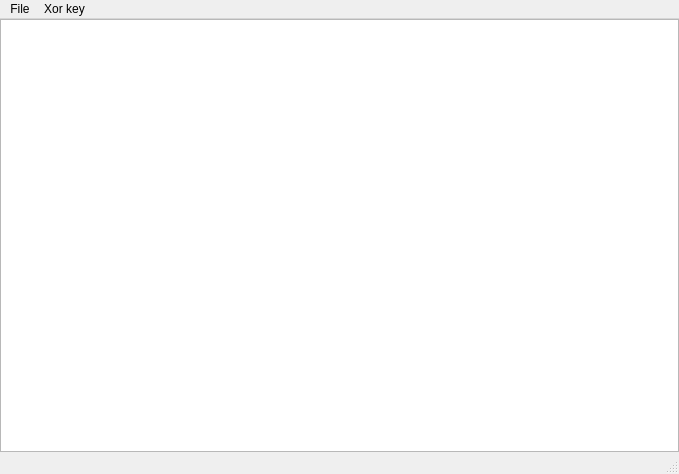
<?xml version="1.0" encoding="UTF-8"?>
<ui version="4.0">
 <class>wndMain</class>
 <widget class="QMainWindow" name="wndMain">
  <property name="geometry">
   <rect>
    <x>0</x>
    <y>0</y>
    <width>679</width>
    <height>474</height>
   </rect>
  </property>
  <property name="windowTitle">
   <string>MainWindow</string>
  </property>
  <widget class="QWidget" name="wdgCentral">
   <layout class="QGridLayout" name="gridLayout">
    <property name="margin">
     <number>0</number>
    </property>
    <item row="0" column="0">
     <widget class="QTableWidget" name="twMain">
      <property name="editTriggers">
       <set>QAbstractItemView::NoEditTriggers</set>
      </property>
      <property name="alternatingRowColors">
       <bool>true</bool>
      </property>
      <property name="selectionBehavior">
       <enum>QAbstractItemView::SelectRows</enum>
      </property>
      <attribute name="horizontalHeaderHighlightSections">
       <bool>false</bool>
      </attribute>
      <attribute name="horizontalHeaderStretchLastSection">
       <bool>true</bool>
      </attribute>
      <attribute name="verticalHeaderDefaultSectionSize">
       <number>20</number>
      </attribute>
      <attribute name="verticalHeaderHighlightSections">
       <bool>false</bool>
      </attribute>
      <attribute name="verticalHeaderMinimumSectionSize">
       <number>10</number>
      </attribute>
     </widget>
    </item>
   </layout>
  </widget>
  <widget class="QMenuBar" name="mbMain">
   <property name="geometry">
    <rect>
     <x>0</x>
     <y>0</y>
     <width>679</width>
     <height>21</height>
    </rect>
   </property>
   <widget class="QMenu" name="mnuFile">
    <property name="title">
     <string>File</string>
    </property>
    <addaction name="actLoad"/>
    <addaction name="separator"/>
    <addaction name="actExit"/>
   </widget>
   <widget class="QMenu" name="menuXor_key">
    <property name="title">
     <string>Xor key</string>
    </property>
    <addaction name="actConfigKey"/>
    <addaction name="actHistoryKey"/>
   </widget>
   <addaction name="mnuFile"/>
   <addaction name="menuXor_key"/>
  </widget>
  <widget class="QStatusBar" name="sbMain"/>
  <action name="actExit">
   <property name="text">
    <string>Exit</string>
   </property>
   <property name="shortcut">
    <string>Ctrl+W</string>
   </property>
  </action>
  <action name="actLoad">
   <property name="text">
    <string>Load</string>
   </property>
   <property name="shortcut">
    <string>Ctrl+O</string>
   </property>
  </action>
  <action name="actConfigKey">
   <property name="checkable">
    <bool>true</bool>
   </property>
   <property name="checked">
    <bool>true</bool>
   </property>
   <property name="text">
    <string>Config key</string>
   </property>
   <property name="shortcut">
    <string>F4</string>
   </property>
  </action>
  <action name="actHistoryKey">
   <property name="checkable">
    <bool>true</bool>
   </property>
   <property name="text">
    <string>History key</string>
   </property>
   <property name="shortcut">
    <string>F5</string>
   </property>
  </action>
 </widget>
 <resources/>
 <connections>
  <connection>
   <sender>actExit</sender>
   <signal>triggered()</signal>
   <receiver>wndMain</receiver>
   <slot>close()</slot>
   <hints>
    <hint type="sourcelabel">
     <x>-1</x>
     <y>-1</y>
    </hint>
    <hint type="destinationlabel">
     <x>339</x>
     <y>236</y>
    </hint>
   </hints>
  </connection>
 </connections>
</ui>
